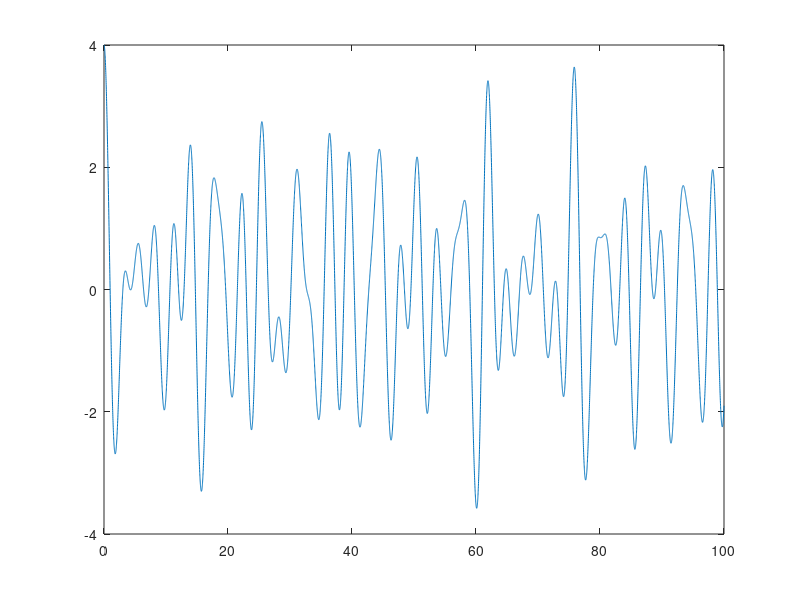

Write MATLAB code to recreate this figure.
% h(t) 
clear all; close all; clc; 

t = 0:0.01:100;
h = cos(t) + cos(sqrt(2)*t) + cos(sqrt(3)*t ) + cos(sqrt(5)*t );

h1 = figure;

plot(t, h )